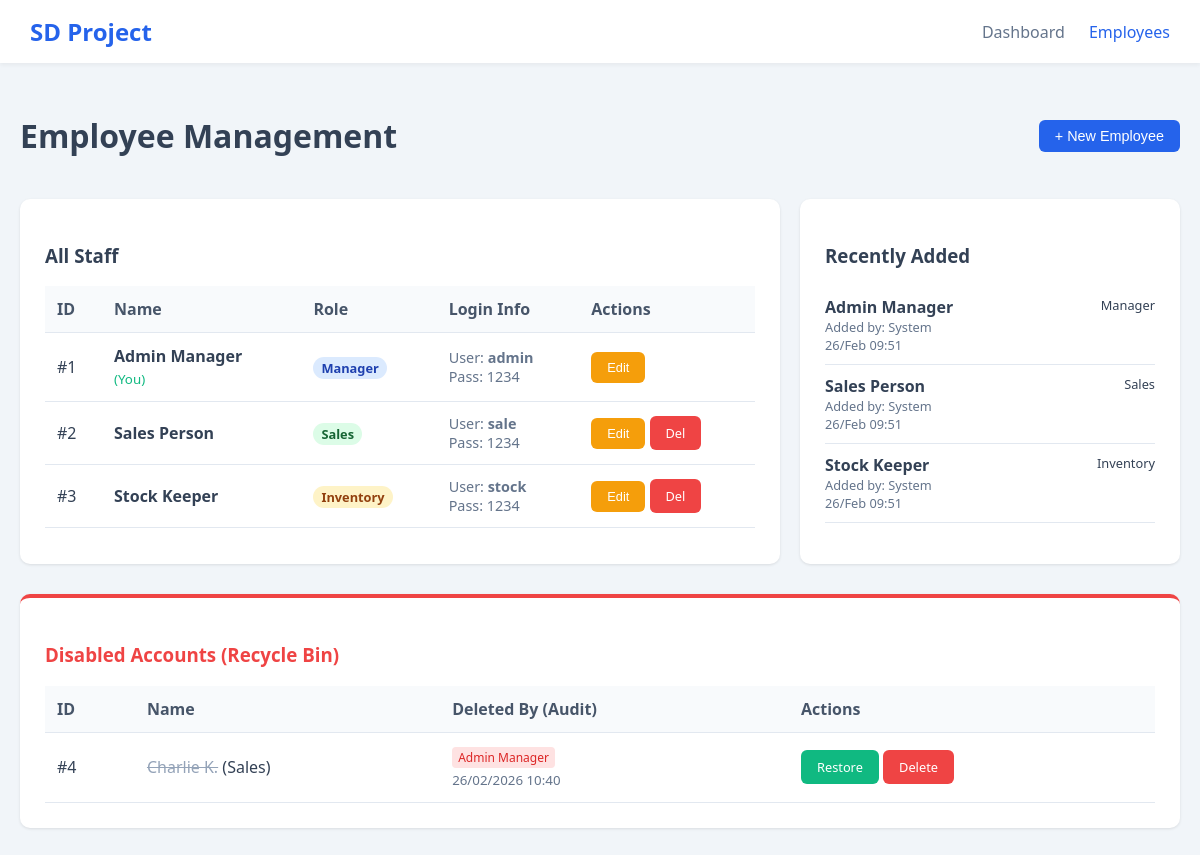
Page /manage_employees.php (signed in) on the committed database.
### tables this page shows
CREATE TABLE `Employees` (
  `employee_id` int NOT NULL,
  `employee_name` varchar(100) NOT NULL,
  `username` varchar(50) NOT NULL,
  `password` varchar(255) NOT NULL,
  `role` enum('Manager','Sales','Inventory') NOT NULL,
  `is_deleted` tinyint(1) DEFAULT '0',
  `created_at` datetime DEFAULT CURRENT_TIMESTAMP,
  `created_by` int DEFAULT NULL,
  `deleted_by` int DEFAULT NULL,
  `deleted_at` datetime DEFAULT NULL
);

### manage_employees.php (the view, shortened to what this page needs)
<?php
include 'db_connect.php';
$uid = $_SESSION['user_id'];
$employees = $conn->query("SELECT e1.*, e2.employee_name as creator_name
                           FROM Employees e1
                           LEFT JOIN Employees e2 ON e1.created_by = e2.employee_id
                           WHERE e1.is_deleted = 0
                           ORDER BY e1.employee_id ASC");
$recent = $conn->query("SELECT e1.*, e2.employee_name as creator_name
                        FROM Employees e1
                        LEFT JOIN Employees e2 ON e1.created_by = e2.employee_id
                        WHERE e1.is_deleted = 0
                        ORDER BY e1.created_at DESC LIMIT 5");
$trash = $conn->query("SELECT e1.*, e2.employee_name as deleter_name
                       FROM Employees e1
                       LEFT JOIN Employees e2 ON e1.deleted_by = e2.employee_id
                       WHERE e1.is_deleted = 1
                       ORDER BY e1.deleted_at DESC");
?>
<!DOCTYPE html>
<html lang="en">
<head>
    <link rel="stylesheet" href="style.css">
</head>
<body>
<nav class="navbar">
    <a href="index.php" class="nav-brand">SD Project</a>
    <div class="nav-menu">
        <a href="index.php">Dashboard</a>
        <a href="manage_employees.php" class="active">Employees</a>
    </div>
</nav>
<div class="container">
    <div style="display: flex; justify-content: space-between; align-items: center; margin-bottom: 20px;">
        <h1>Employee Management</h1>
        <button onclick="openModal('addModal')" class="btn btn-primary">+ New Employee</button>
    </div>
    <div class="dashboard-grid" style="grid-template-columns: 2fr 1fr;">
        <div class="card">
            <h3>All Staff</h3>
            <table>
                <thead><tr><th>ID</th><th>Name</th><th>Role</th><th>Login Info</th><th>Actions</th></tr></thead>
                <tbody>
                    <?php while($e = $employees->fetch_assoc()): ?>
                    <tr>
                        <td>#<?php echo $e['employee_id']; ?></td>
                        <td>
                            <strong><?php echo $e['employee_name']; ?></strong>
                            <?php if($e['employee_id'] == $uid) echo "<small style='color:#10b981;'><br>(You)</small>"; ?>
                        </td>
                        <td>
                            <?php
                                if($e['role'] == 'Manager') echo '<span class="badge-mgr">Manager</span>';
                                elseif($e['role'] == 'Sales') echo '<span class="badge-sale">Sales</span>';
                                else echo '<span class="badge-inv">Inventory</span>';
                            ?>
                        </td>
                        <td style="font-size: 0.9em; color: #64748b;">
                            User: <strong><?php echo $e['username']; ?></strong><br>
                            Pass: <?php echo $e['password']; ?>
                        </td>
                        <td>
                            <button onclick="openEdit(<?php echo htmlspecialchars(json_encode($e)); ?>)" class="btn btn-warning" style="font-size:0.8em;">Edit</button>
                            <?php if($e['employee_id'] != 1 && $e['employee_id'] != $uid): ?>
                                <a href="?delete_id=<?php echo $e['employee_id']; ?>" class="btn btn-danger" style="font-size:0.8em;" onclick="return confirm('Disable this account?')">Del</a>
                            <?php endif; ?>
                        </td>
                    </tr>
                    <?php endwhile; ?>
                </tbody>
            </table>
        </div>
        <div class="card">
            <h3>Recently Added</h3>
            <ul style="list-style: none; padding: 0;">
                <?php while($r = $recent->fetch_assoc()): ?>
                <li style="border-bottom: 1px solid #e2e8f0; padding: 10px 0;">
                    <div style="display: flex; justify-content: space-between;">
                        <strong><?php echo $r['employee_name']; ?></strong>
                        <span style="font-size:0.8em;"><?php echo $r['role']; ?></span>
                    </div>
                    <div style="font-size: 0.8em; color: #64748b;">Added by: <?php echo $r['creator_name'] ? $r['creator_name'] : 'System'; ?><br><?php echo date('d/M H:i', strtotime($r['created_at'])); ?></div>
                </li>
                <?php endwhile; ?>
            </ul>
        </div>
    </div>
    <?php if($trash->num_rows > 0): ?>
    <div class="card" style="margin-top: 30px; border-top: 4px solid #ef4444;">
        <h3 style="color: #ef4444;">Disabled Accounts (Recycle Bin)</h3>
        <table>
            <thead><tr><th>ID</th><th>Name</th><th>Deleted By (Audit)</th><th>Actions</th></tr></thead>
            <tbody>
                <?php while($t = $trash->fetch_assoc()): ?>
                <tr>
                    <td>#<?php echo $t['employee_id']; ?></td>
                    <td><strike style="color: #94a3b8;"><?php echo $t['employee_name']; ?></strike> (<?php echo $t['role']; ?>)</td>
                    <td>
                        <span class="audit-tag"> <?php echo $t['deleter_name'] ? $t['deleter_name'] : 'Unknown'; ?></span><br>
                        <small style="color: #64748b;"><?php echo $t['deleted_at'] ? date('d/m/Y H:i', strtotime($t['deleted_at'])) : '-'; ?></small>
                    </td>
                    <td>
                        <a href="?restore_id=<?php echo $t['employee_id']; ?>" class="btn btn-success" style="font-size:0.8em;">Restore</a>
                        <a href="?perm_del_id=<?php echo $t['employee_id']; ?>" class="btn btn-danger" style="font-size:0.8em;" onclick="return confirm('Delete Permanently?')">Delete</a>
                    </td>
                </tr>
                <?php endwhile; ?>
            </tbody>
        </table>
    </div>
    <?php endif; ?>
</div>
</body>
</html>

### style.css (style rules this page uses)
body { font-family: 'Segoe UI', Tahoma, Geneva, Verdana, sans-serif; background-color: #f1f5f9; margin: 0; padding: 0; color: #334155; }
a { text-decoration: none; }
.navbar { background: #fff; padding: 15px 30px; box-shadow: 0 2px 4px rgba(0,0,0,0.05); display: flex; justify-content: space-between; align-items: center; }
.nav-brand { font-size: 1.5rem; font-weight: bold; color: #2563eb; }
.nav-menu a { margin-left: 20px; color: #64748b; font-weight: 500; }
.nav-menu a.active { color: #2563eb; }
.container { max-width: 1200px; margin: 30px auto; padding: 0 20px; }
.dashboard-grid { display: grid; grid-template-columns: repeat(auto-fit, minmax(300px, 1fr)); gap: 20px; margin-bottom: 30px; }
.card { background: #fff; padding: 25px; border-radius: 10px; box-shadow: 0 1px 3px rgba(0,0,0,0.1); transition: transform 0.2s; }
.btn { display: inline-block; padding: 8px 16px; border-radius: 6px; color: #fff; border: none; cursor: pointer; font-size: 0.9rem; }
.btn-primary { background: #2563eb; }
.btn-success { background: #10b981; }
.btn-warning { background: #f59e0b; }
.btn-danger { background: #ef4444; }
table { width: 100%; border-collapse: collapse; margin-top: 10px; }
th, td { padding: 12px; text-align: left; border-bottom: 1px solid #e2e8f0; }
th { background-color: #f8fafc; color: #475569; }

### manage_employees.php (style rules this page uses)
.badge-mgr { background: #dbeafe; color: #1e40af; padding: 2px 8px; border-radius: 12px; font-size: 0.8em; font-weight: bold; }
.badge-sale { background: #dcfce7; color: #166534; padding: 2px 8px; border-radius: 12px; font-size: 0.8em; font-weight: bold; }
.badge-inv { background: #fef3c7; color: #92400e; padding: 2px 8px; border-radius: 12px; font-size: 0.8em; font-weight: bold; }
.audit-tag { font-size: 0.75em; color: #dc2626; background: #fee2e2; padding: 2px 6px; border-radius: 4px; display: inline-block; margin-top: 2px; }

### rows in the picture
employees: employee_id "1", employee_name "Admin Manager", shows "(You)", username "admin", password "1234", role "Manager", created_at "26/Feb 09:51"
employees: employee_id "2", employee_name "Sales Person", username "sale", password "1234", role "Sales", created_at "26/Feb 09:51"
employees: employee_id "3", employee_name "Stock Keeper", shows "Inventory", username "stock", password "1234", role "Inventory", created_at "26/Feb 09:51"
employees: employee_id "4", employee_name "Charlie K.", role "Sales", employees.employee_name "Admin Manager", deleted_at "26/02/2026 10:40"
